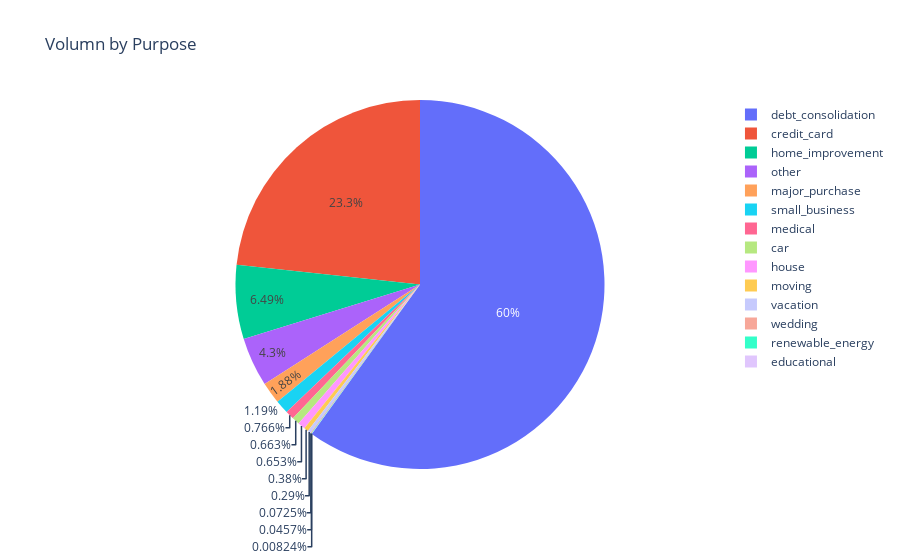

The cell this chart's notebook holds for it:
### Code cell
import plotly.express as px


#plt.figure(figsize=(10,2))
fig = px.pie(df_byPurpose, 
#fig = px.pie(df_byPurpose, 
             values='Percent', 
             names='Purpose', 
             title='Volumn by Purpose'
            )
fig.show()


# fig1 = px.pie(df1, names = "Genre", title = "Distribution of Video Game Genres", color_discrete_sequence=px.colors.qualitative.Set3)
# fig1.show()

### Figure 1 — Plotly figure (JSON) as saved in the notebook; plotly's stock layout.template omitted (floating-point values rounded to 4 significant figures)
{"data": [{"domain": {"x": [0, 1], "y": [0, 1]}, "hovertemplate": "Purpose=%{label}<br>Percent=%{value}<extra></extra>", "labels": ["car", "credit_card", "debt_consolidation", "educational", "home_improvement", "house", "major_purchase", "medical", "moving", "other", "renewable_energy", "small_business", "vacation", "wedding"], "legendgroup": "", "name": "", "showlegend": true, "type": "pie", "values": [0.006631, 0.2328, 0.5998, 8.245e-05, 0.06487, 0.006526, 0.01881, 0.007656, 0.003799, 0.04296, 0.000457, 0.01193, 0.002902, 0.0007253]}], "layout": {"legend": {"tracegroupgap": 0}, "title": {"text": "Volumn by Purpose"}}}
